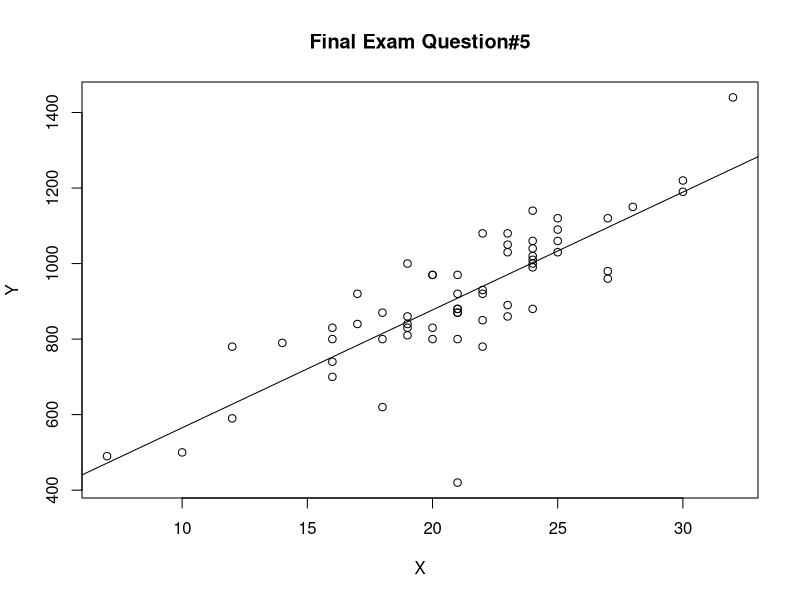

The R source for this figure:

## Question 4.4
pnorm(99, 51.3, 20.65515, lower.tail=F)

##############

importedData<-read.delim("data.txt")

attach(importedData)

## Question 5.1
dataForScatterplot<-data.frame(x_i, y_i)
plot(dataForScatterplot, xlab="X", ylab="Y", main="Final Exam Question#5")

modelXY<-lm(y_i~x_i)
abline(modelXY)


## Question 5.2
## The point in the middle bottom is most likely to be an outlier because the distance between the estimated Y of the Y of the point is the farthest.


## Question 5.3
## The correlation between the two vaiables is:
cor(x_i, y_i)


## Question 5.4
## The line has been drawed in question#5.1
## The summary of the model is 
summary(modelXY)

## So the equation of the line is y = 253.185 + 31.206 * x


## Question 5.5
## Null Hypothesis is b1 = 0
## The HA is b1 != 0
t<-(31.206-0)/2.895
2*pt(t, df=60-2, lower.tail=F)
## The P-Value is so small, so it's significance and b1 is not 0


## Question 5.6
## The trend of the spots is absotlute; almost all spots are closed to the line got per linear regression.
## At the same time we got it's almost impossible that b1 is 0. 
## According to the diagram generated in question 5.1/5.4 and the calculation of 5.5, we get the same conslusion: the correlation between X and Y is strong.

## Question 5.7
summary(x_i)

ymean<- 253.185 + 31.206 * 21.13
ymean

ymedian<- 253.185 + 31.206 * 21
ymedian


## Question 5.8
t<-qt(0.95+(1-0.95)/2, df=60-2)
m<-t*2.895
31.206-m
31.206+m

## Question 5.9
## We can calculate the value per formula in Chapter 10, but R provide the function already.
xToEstimate<-data.frame(x_i=30)
predict(modelXY, xToEstimate, interval="prediction", level=0.90)

